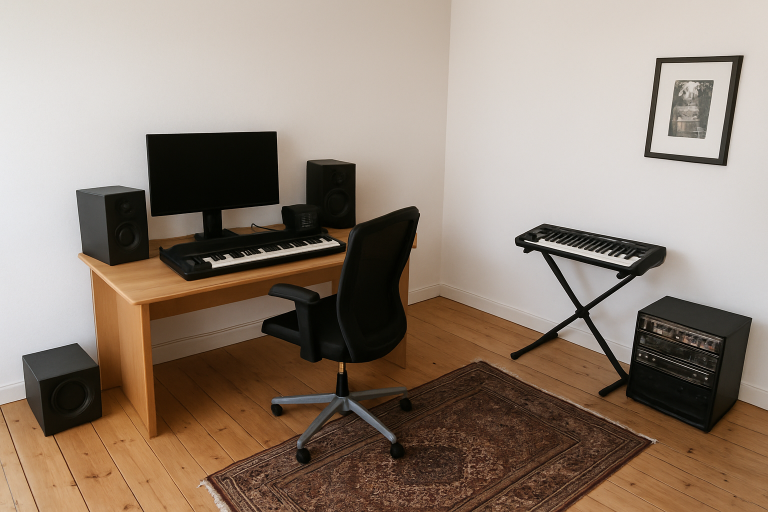
#> input picture task2_change_detection/input/before.jpg, 1536 x 1024 px (shown at 1/2 size)
$ python change_detection.py
#> lines starting #> are read from the running program, lines starting #| are printed output that depends on the picture; after the words box and inside, x2 and y2 are one past the last pixel; in counts of white or black regions, pixels touching at a corner belong together
import cv2
import numpy as np

def detect_changes(before_path, after_path, output_path):
    # Load images
#> called with before_path = 'input/before.jpg', after_path = 'input/after.jpg', output_path = 'output/change_result.jpg'
    before = cv2.imread(before_path)
#> before is the input picture: shape (1024, 1536, 3); mean B, G, R 117, 130.7, 146.7
    after = cv2.imread(after_path)
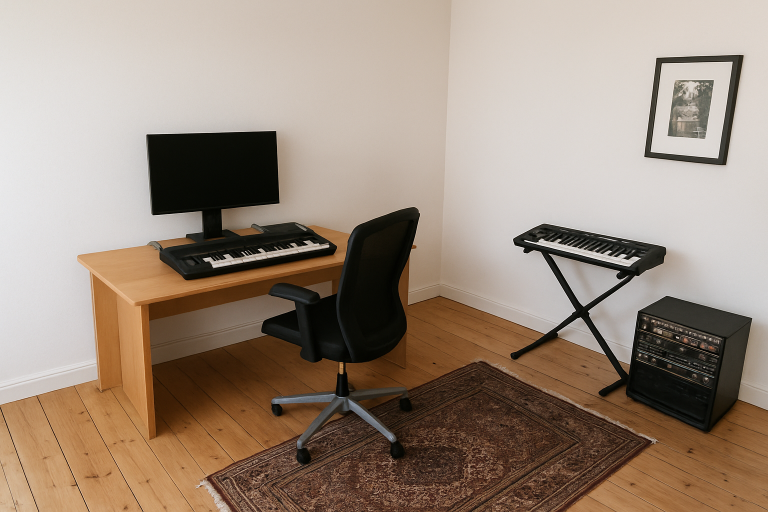
#> input picture task2_change_detection/input/after.jpg, 1536 x 1024 px (shown at 1/2 size)
#> after is the input picture: shape (1024, 1536, 3); mean B, G, R 123.4, 138.3, 155.6

    if before is None or after is None:
        print("❌ Error: Could not load images.")
        return

    print("✔ Images loaded successfully.")

    # Resize after image to match before
    after = cv2.resize(after, (before.shape[1], before.shape[0]))

    # Convert to grayscale
    gray_before = cv2.cvtColor(before, cv2.COLOR_BGR2GRAY)
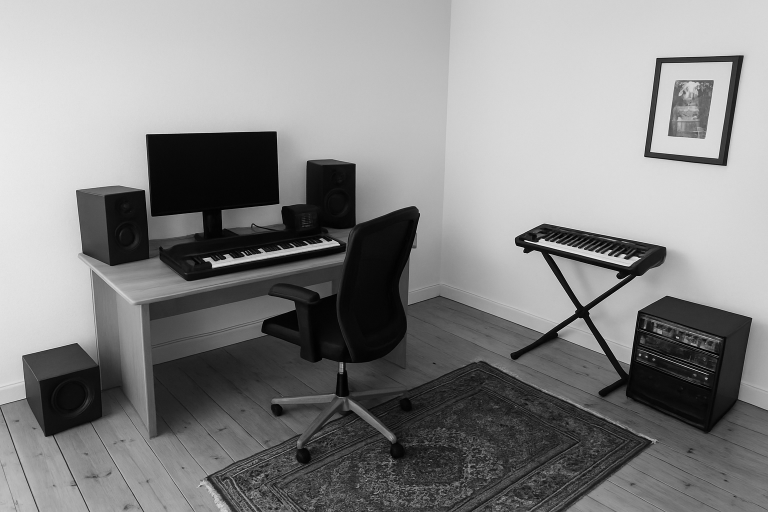
#> gray_before: shape (1024, 1536) (shown at 1/2 size); min 0, max 255, mean 133.9
    gray_after = cv2.cvtColor(after, cv2.COLOR_BGR2GRAY)
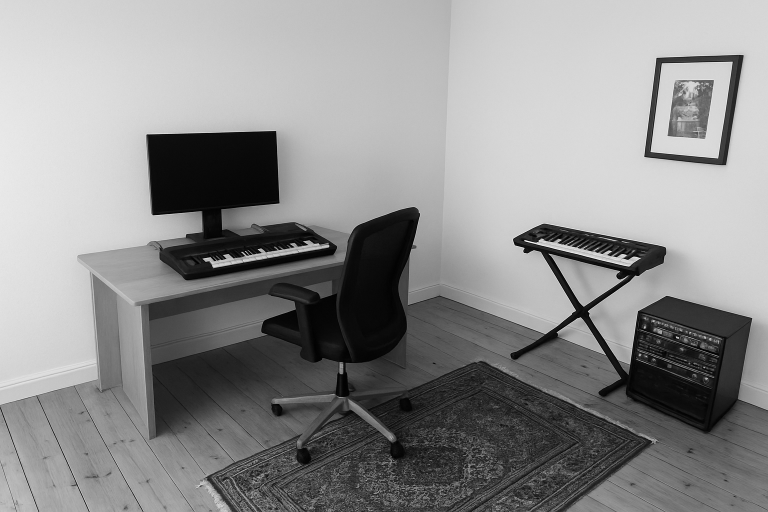
#> gray_after: shape (1024, 1536) (shown at 1/2 size); min 0, max 255, mean 141.8

    # Absolute difference
    diff = cv2.absdiff(gray_before, gray_after)
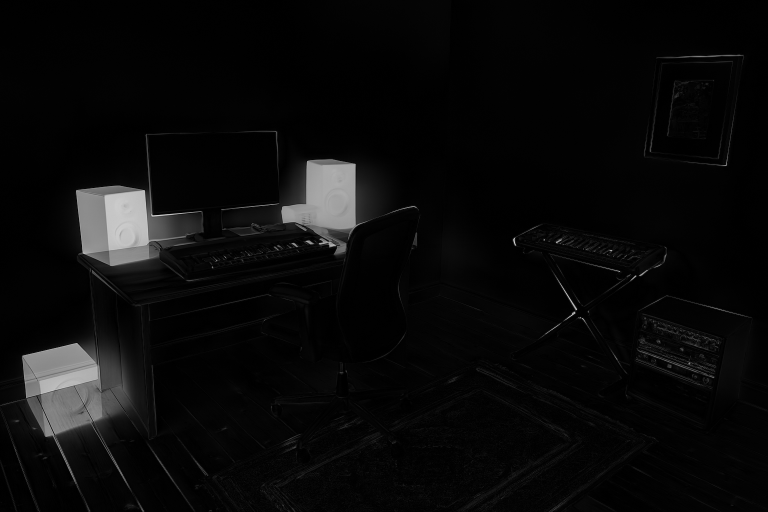
#> diff: shape (1024, 1536) (shown at 1/2 size); min 0, max 235, mean 10

    # Threshold (highlight changes)
    _, thresh = cv2.threshold(diff, 30, 255, cv2.THRESH_BINARY)
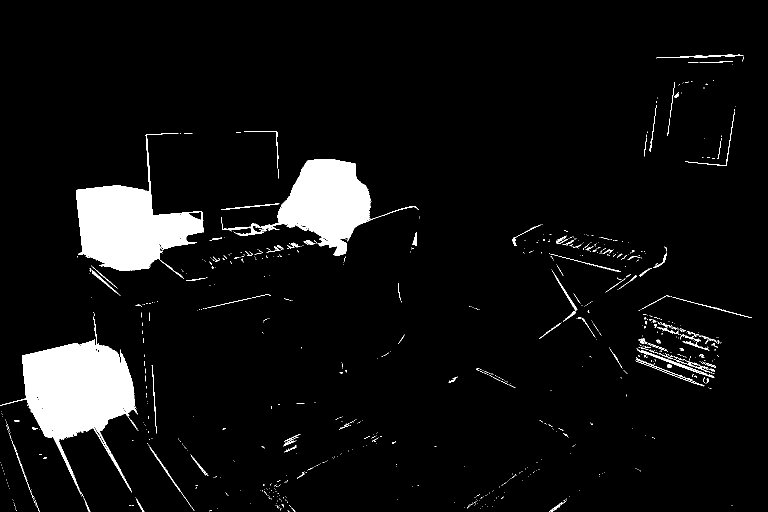
#> thresh: shape (1024, 1536) (shown at 1/2 size); 6.2% white; 888 white regions (790 under 20 px), largest, box (x1, y1, x2, y2) and area: (0, 648, 276, 989) 34439, (152, 267, 407, 558) 29199, (468, 318, 837, 512) 23025

    # Remove noise
    kernel = np.ones((5, 5), np.uint8)
    cleaned = cv2.morphologyEx(thresh, cv2.MORPH_OPEN, kernel)
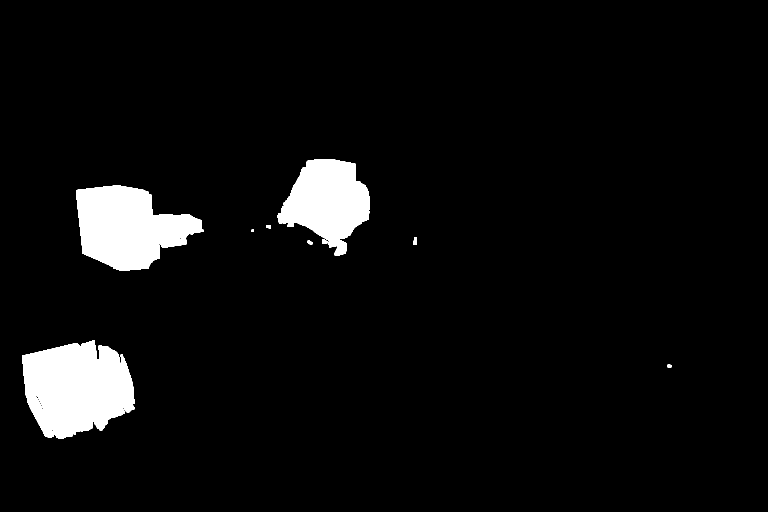
#> cleaned: shape (1024, 1536) (shown at 1/2 size); 5.3% white; 9 white regions

    # Find contours
    contours, _ = cv2.findContours(cleaned, cv2.RETR_EXTERNAL, cv2.CHAIN_APPROX_SIMPLE)
#> contours = 9 contours, 1 with area under 20; largest, box (x1, y1, x2, y2) and area: (44, 680, 269, 878) 32537, (152, 371, 407, 541) 27757, (555, 318, 740, 512) 21364, (826, 474, 834, 490) 82, (644, 478, 655, 488) 68, (615, 481, 625, 489) 49, (532, 451, 542, 457) 40, (1335, 729, 1343, 735) 34

    # Draw polygons and rectangles
    for c in contours:
        area = cv2.contourArea(c)
        if area > 80:
            # polygon
            approx = cv2.approxPolyDP(c, 0.01 * cv2.arcLength(c, True), True)
            cv2.polylines(after, [approx], True, (0, 255, 0), 2)
#> this loop made 9 passes
#> area on passes 1, 2, 3, 4, 5, 7, 8, 9: 33.5, 32537, 49, 68, 82.5, 40.5, 27757, 21364
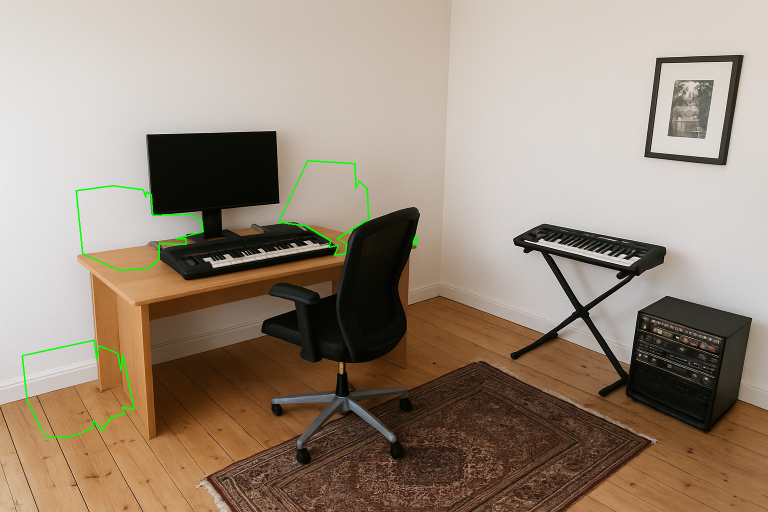
#> after: shape (1024, 1536, 3) (shown at 1/2 size); 0.43% of pixels changed, all inside (x1, y1, x2, y2) = (43, 320, 835, 875)

    # Save output
    cv2.imwrite(output_path, after)
    print(f"✔ Done! Output saved at: {output_path}")


if __name__ == "__main__":
    before_path = "input/before.jpg"
    after_path = "input/after.jpg"
    output_path = "output/change_result.jpg"

    detect_changes(before_path, after_path, output_path)
